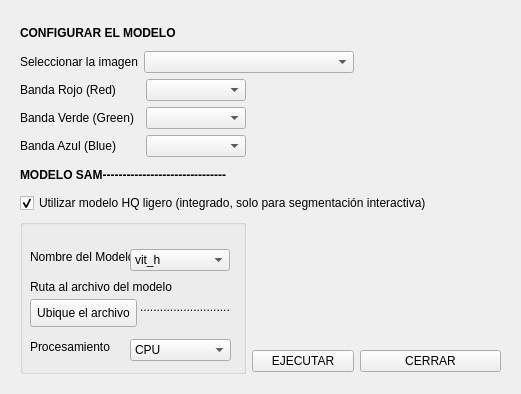
<?xml version="1.0" encoding="UTF-8"?>
<ui version="4.0">
 <class>Form</class>
 <widget class="QWidget" name="Form">
  <property name="geometry">
   <rect>
    <x>0</x>
    <y>0</y>
    <width>521</width>
    <height>394</height>
   </rect>
  </property>
  <property name="windowTitle">
   <string>GeoAI_Precarga Modelo</string>
  </property>
  <layout class="QGridLayout" name="gridLayout">
   <item row="0" column="0">
    <widget class="QStackedWidget" name="paginador">
     <property name="currentIndex">
      <number>0</number>
     </property>
     <widget class="QWidget" name="page">
      <layout class="QGridLayout" name="gridLayout_3">
       <item row="1" column="1" colspan="2">
        <widget class="QComboBox" name="listImagen">
         <property name="minimumSize">
          <size>
           <width>210</width>
           <height>0</height>
          </size>
         </property>
         <property name="maximumSize">
          <size>
           <width>210</width>
           <height>16777215</height>
          </size>
         </property>
        </widget>
       </item>
       <item row="0" column="0" colspan="2">
        <widget class="QLabel" name="label">
         <property name="font">
          <font>
           <pointsize>9</pointsize>
           <weight>75</weight>
           <bold>true</bold>
          </font>
         </property>
         <property name="text">
          <string>CONFIGURAR EL MODELO</string>
         </property>
        </widget>
       </item>
       <item row="2" column="3">
        <spacer name="horizontalSpacer_4">
         <property name="orientation">
          <enum>Qt::Horizontal</enum>
         </property>
         <property name="sizeHint" stdset="0">
          <size>
           <width>140</width>
           <height>20</height>
          </size>
         </property>
        </spacer>
       </item>
       <item row="1" column="0">
        <widget class="QLabel" name="label_2">
         <property name="text">
          <string>Seleccionar la imagen</string>
         </property>
        </widget>
       </item>
       <item row="0" column="3">
        <spacer name="horizontalSpacer">
         <property name="orientation">
          <enum>Qt::Horizontal</enum>
         </property>
         <property name="sizeHint" stdset="0">
          <size>
           <width>140</width>
           <height>20</height>
          </size>
         </property>
        </spacer>
       </item>
       <item row="6" column="3">
        <widget class="QPushButton" name="bcancelar">
         <property name="text">
          <string>CERRAR</string>
         </property>
        </widget>
       </item>
       <item row="3" column="0" colspan="2">
        <widget class="QLabel" name="label_5">
         <property name="font">
          <font>
           <weight>75</weight>
           <bold>true</bold>
          </font>
         </property>
         <property name="text">
          <string>MODELO SAM-------------------------------</string>
         </property>
        </widget>
       </item>
       <item row="6" column="2">
        <widget class="QPushButton" name="bejecutar">
         <property name="text">
          <string>EJECUTAR</string>
         </property>
        </widget>
       </item>
       <item row="2" column="0" colspan="2">
        <layout class="QGridLayout" name="gridLayout_2">
         <item row="0" column="0">
          <widget class="QLabel" name="label_7">
           <property name="text">
            <string>Banda Rojo (Red)</string>
           </property>
          </widget>
         </item>
         <item row="0" column="1">
          <widget class="QComboBox" name="bandR">
           <property name="minimumSize">
            <size>
             <width>100</width>
             <height>0</height>
            </size>
           </property>
           <property name="maximumSize">
            <size>
             <width>100</width>
             <height>16777215</height>
            </size>
           </property>
          </widget>
         </item>
         <item row="1" column="0">
          <widget class="QLabel" name="label_8">
           <property name="text">
            <string>Banda Verde (Green)</string>
           </property>
          </widget>
         </item>
         <item row="1" column="1">
          <widget class="QComboBox" name="bandG">
           <property name="minimumSize">
            <size>
             <width>100</width>
             <height>0</height>
            </size>
           </property>
           <property name="maximumSize">
            <size>
             <width>100</width>
             <height>16777215</height>
            </size>
           </property>
          </widget>
         </item>
         <item row="2" column="0">
          <widget class="QLabel" name="label_9">
           <property name="text">
            <string>Banda Azul (Blue)</string>
           </property>
          </widget>
         </item>
         <item row="2" column="1">
          <widget class="QComboBox" name="bandB">
           <property name="minimumSize">
            <size>
             <width>100</width>
             <height>0</height>
            </size>
           </property>
           <property name="maximumSize">
            <size>
             <width>100</width>
             <height>16777215</height>
            </size>
           </property>
          </widget>
         </item>
        </layout>
       </item>
       <item row="5" column="0" rowspan="2" colspan="2">
        <widget class="QGroupBox" name="opModelo">
         <property name="minimumSize">
          <size>
           <width>0</width>
           <height>155</height>
          </size>
         </property>
         <property name="title">
          <string/>
         </property>
         <widget class="QLabel" name="label_3">
          <property name="geometry">
           <rect>
            <x>10</x>
            <y>30</y>
            <width>101</width>
            <height>16</height>
           </rect>
          </property>
          <property name="text">
           <string>Nombre del Modelo</string>
          </property>
         </widget>
         <widget class="QComboBox" name="nmodelo">
          <property name="geometry">
           <rect>
            <x>110</x>
            <y>30</y>
            <width>100</width>
            <height>22</height>
           </rect>
          </property>
          <property name="minimumSize">
           <size>
            <width>100</width>
            <height>0</height>
           </size>
          </property>
          <item>
           <property name="text">
            <string>vit_h</string>
           </property>
          </item>
          <item>
           <property name="text">
            <string>vit_l</string>
           </property>
          </item>
          <item>
           <property name="text">
            <string>vit_b</string>
           </property>
          </item>
         </widget>
         <widget class="QLabel" name="label_4">
          <property name="geometry">
           <rect>
            <x>10</x>
            <y>60</y>
            <width>152</width>
            <height>16</height>
           </rect>
          </property>
          <property name="font">
           <font>
            <weight>50</weight>
            <bold>false</bold>
           </font>
          </property>
          <property name="text">
           <string>Ruta al archivo del modelo</string>
          </property>
         </widget>
         <widget class="QPushButton" name="brmodelo">
          <property name="geometry">
           <rect>
            <x>10</x>
            <y>80</y>
            <width>107</width>
            <height>28</height>
           </rect>
          </property>
          <property name="text">
           <string>Ubique el archivo</string>
          </property>
         </widget>
         <widget class="QLabel" name="ruta_file">
          <property name="geometry">
           <rect>
            <x>120</x>
            <y>80</y>
            <width>91</width>
            <height>16</height>
           </rect>
          </property>
          <property name="text">
           <string>................................</string>
          </property>
         </widget>
         <widget class="QLabel" name="label_6">
          <property name="geometry">
           <rect>
            <x>10</x>
            <y>120</y>
            <width>84</width>
            <height>16</height>
           </rect>
          </property>
          <property name="text">
           <string>Procesamiento</string>
          </property>
         </widget>
         <widget class="QComboBox" name="device">
          <property name="geometry">
           <rect>
            <x>110</x>
            <y>120</y>
            <width>101</width>
            <height>22</height>
           </rect>
          </property>
          <property name="minimumSize">
           <size>
            <width>100</width>
            <height>0</height>
           </size>
          </property>
          <item>
           <property name="text">
            <string>CPU</string>
           </property>
          </item>
          <item>
           <property name="text">
            <string>GPU si es posible</string>
           </property>
          </item>
         </widget>
        </widget>
       </item>
       <item row="4" column="0" colspan="4">
        <widget class="QCheckBox" name="tinyhqop">
         <property name="text">
          <string>Utilizar modelo HQ ligero (integrado, solo para segmentación interactiva)</string>
         </property>
         <property name="checked">
          <bool>true</bool>
         </property>
        </widget>
       </item>
       <item row="5" column="2" colspan="2">
        <widget class="QLabel" name="icon_portada">
         <property name="minimumSize">
          <size>
           <width>0</width>
           <height>120</height>
          </size>
         </property>
         <property name="maximumSize">
          <size>
           <width>250</width>
           <height>120</height>
          </size>
         </property>
         <property name="text">
          <string/>
         </property>
         <property name="pixmap">
          <pixmap>fondoimagen.png</pixmap>
         </property>
         <property name="scaledContents">
          <bool>true</bool>
         </property>
         <property name="alignment">
          <set>Qt::AlignRight|Qt::AlignTrailing|Qt::AlignVCenter</set>
         </property>
        </widget>
       </item>
      </layout>
     </widget>
     <widget class="QWidget" name="page_2">
      <widget class="QPushButton" name="opBasicas">
       <property name="geometry">
        <rect>
         <x>395</x>
         <y>220</y>
         <width>121</width>
         <height>29</height>
        </rect>
       </property>
       <property name="text">
        <string>    RETORNAR</string>
       </property>
       <property name="icon">
        <iconset>
         <normaloff>icons/opAvanzadas.png</normaloff>icons/opAvanzadas.png</iconset>
       </property>
      </widget>
     </widget>
    </widget>
   </item>
  </layout>
 </widget>
 <resources/>
 <connections/>
</ui>
